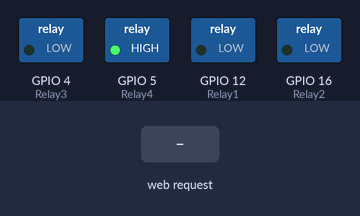
The sketch below on a simulated ESP8266 (NodeMCU). Parts: switched loads named in the sketch (green lamp = pin HIGH). The inputs (shaded band) are chosen by the test bench. WiFi joins after 1.5 s; servers stay silent unless stated; what the sketch prints to the serial monitor is not drawn.

Above: at 2.7 s.
2.8 s: HTTP request GET /Relay1ON received
At 4.0 s:
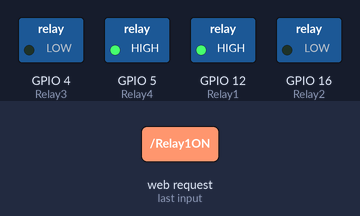
4.3 s: HTTP request GET /RELAY4SUCCESS received
At 5.3 s:
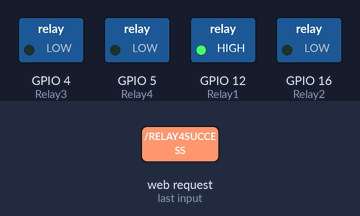
5.8 s: HTTP request GET /Relay2ON received
At 7.6 s:
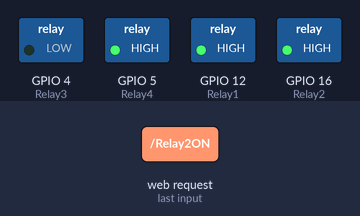
8.8 s: HTTP request GET /Relay1OFF received
At 10.0 s:
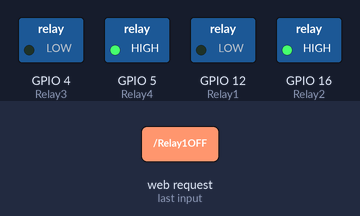
10.3 s: HTTP request GET /Relay3ON received
At 11.1 s:
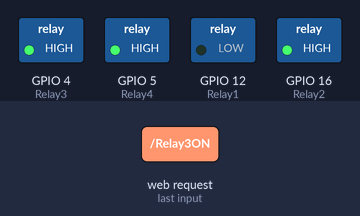
11.8 s: HTTP request GET /Relay2OFF received
At 12.2 s:
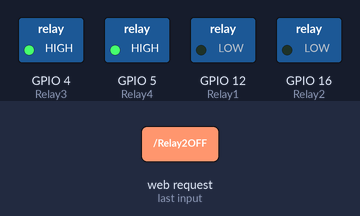
Timing chart, 0 to 14.3 s (numbered marks = the images above; inputs shaded):
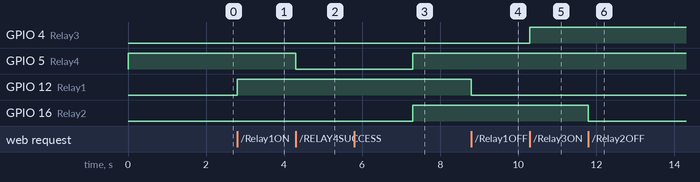

The sketch:

WebServer_AppControl_HomeAutomation_Fingerprint.ino
```cpp
//Viral Science www.youtube.com/c/viralscience  www.viralsciencecreativity.com
//Web Server App Control Home Automation and Fingerprint Security LOCK
#include <ESP8266WiFi.h>
WiFiClient client;
WiFiServer server(80);

/* WIFI settings */
const char* ssid = "NG";   //WIFI SSID
const char* password = "1q2w3e4r";    //WIFI PASSWORD

/* data received from application */
String  data ="";

/* define L298N or L293D motor control pins */
int Relay1 = 12;    //D6
int Relay2 = 16;    //D0
int Relay3 = 4;     //D2
int Relay4 = 5;     //D1


void setup()
{
  /* initialize motor control pins as output */
  pinMode(Relay1, OUTPUT);
  pinMode(Relay2, OUTPUT);
  pinMode(Relay3, OUTPUT);
  pinMode(Relay4, OUTPUT);

  digitalWrite(Relay1,LOW);
  digitalWrite(Relay2,LOW);
  digitalWrite(Relay3,LOW);
  digitalWrite(Relay4,HIGH);

  /* start server communication */
  Serial.begin(115200);
  connectWiFi();
  server.begin();
}

void loop()
{
    /* If the server available, run the "checkClient" function */
    client = server.available();
    if (!client) return;
    data = checkClient ();
Serial.print(data);
/************************ Run function according to incoming data from application *************************/


    if (data == "Relay1ON")
    {
      digitalWrite(Relay1,HIGH);
      }

    else if (data == "Relay1OFF")
    {
      digitalWrite(Relay1,LOW);
      }

    else if (data == "Relay2ON")
    {
      digitalWrite(Relay2,HIGH);
      }

    else if (data == "Relay2OFF")
    {
      digitalWrite(Relay2,LOW);
      }

    else if (data == "Relay3ON")
    {
      digitalWrite(Relay3,HIGH);
      }

    else if (data == "Relay3OFF")
    {
      digitalWrite(Relay3,LOW);
      }

    else if (data == "RELAY4SUCCESS")
    {
      digitalWrite(Relay4,LOW);
      delay(3000);
      digitalWrite(Relay4,HIGH);
      }

}

void connectWiFi()
{
  Serial.println("Connecting to WIFI");
  WiFi.begin(ssid, password);
  while ((!(WiFi.status() == WL_CONNECTED)))
  {
    delay(300);
    Serial.print("..");
  }
  Serial.println("");
  Serial.println("WiFi connected");
  Serial.println("NodeMCU Local IP is : ");
  Serial.print((WiFi.localIP()));
}
/********************************** RECEIVE DATA FROM the APP ******************************************/
String checkClient (void)
{
  while(!client.available()) delay(1);
  String request = client.readStringUntil('\r');
  request.remove(0, 5);
  request.remove(request.length()-9,9);
  return request;
}
```

Measured:
- after the input at 2.8 s, GPIO 12 (Relay1): LOW → HIGH at once
- after the input at 4.3 s, GPIO 5 (Relay4): HIGH → LOW at once
- after the input at 5.8 s, GPIO 16 (Relay2): LOW → HIGH after 1.5 s
- after the input at 8.8 s, GPIO 12 (Relay1): HIGH → LOW at once
- after the input at 10.3 s, GPIO 4 (Relay3): LOW → HIGH at once
- after the input at 11.8 s, GPIO 16 (Relay2): HIGH → LOW at once
